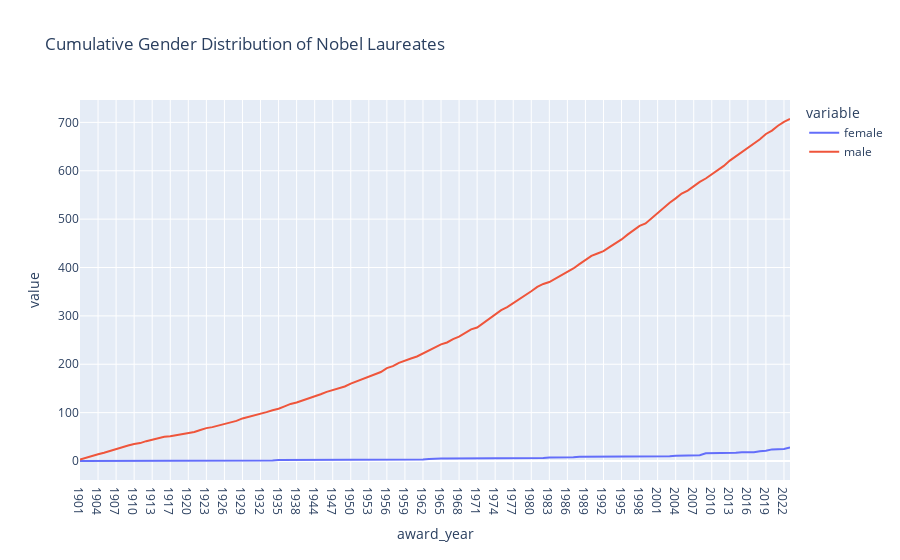

The cell this chart's notebook holds for it:
### Code cell
fig = px.line(gender_cumulative, x=gender_cumulative.index, y=['female', 'male'], title='Cumulative Gender Distribution of Nobel Laureates')
fig.show()

### Figure 1 — Plotly figure (JSON) as saved in the notebook; plotly's stock layout.template omitted (floating-point values rounded to 4 significant figures)
{"data": [{"hovertemplate": "variable=female<br>award_year=%{x}<br>value=%{y}<extra></extra>", "legendgroup": "female", "line": {"color": "#636efa", "dash": "solid"}, "marker": {"symbol": "circle"}, "mode": "lines", "name": "female", "orientation": "v", "showlegend": true, "type": "scatter", "x": ["1901", "1902", "1903", "1904", "1905", "1906", "1907", "1908", "1909", "1910", "1911", "1912", "1913", "1914", "1915", "1917", "1918", "1919", "1920", "1921", "1922", "1923", "1924", "1925", "1926", "1927", "1928", "1929", "1930", "1931", "1932", "1933", "1934", "1935", "1936", "1937", "1938", "1939", "1943", "1944", "1945", "1946", "1947", "1948", "1949", "1950", "1951", "1952", "1953", "1954", "1955", "1956", "1957", "1958", "1959", "1960", "1961", "1962", "1963", "1964", "1965", "1966", "1967", "1968", "1969", "1970", "1971", "1972", "1973", "1974", "1975", "1976", "1977", "1978", "1979", "1980", "1981", "1982", "1983", "1984", "1985", "1986", "1987", "1988", "1989", "1990", "1991", "1992", "1993", "1994", "1995", "1996", "1997", "1998", "1999", "2000", "2001", "2002", "2003", "2004", "2005", "2006", "2007", "2008", "2009", "2010", "2011", "2012", "2013", "2014", "2015", "2016", "2017", "2018", "2019", "2020", "2021", "2022", "2023"], "xaxis": "x", "y": [0, 0, 1, 1, 1, 1, 1, 1, 1, 1, 1, 1, 1, 1, 1, 1, 1, 1, 1, 1, 1, 1, 1, 1, 1, 1, 1, 1, 1, 1, 1, 1, 1, 2, 2, 2, 2, 2, 2, 2, 2, 2, 3, 3, 3, 3, 3, 3, 3, 3, 3, 3, 3, 3, 3, 3, 3, 3, 4, 5, 5, 5, 5, 5, 5, 5, 5, 5, 5, 5, 5, 5, 6, 6, 6, 6, 6, 6, 7, 7, 7, 8, 8, 9, 9, 9, 9, 9, 9, 9, 10, 10, 10, 10, 10, 10, 10, 10, 10, 11, 11, 11, 11, 12, 16, 16, 16, 16, 16, 17, 18, 18, 18, 20, 21, 24, 24, 25, 28], "yaxis": "y"}, {"hovertemplate": "variable=male<br>award_year=%{x}<br>value=%{y}<extra></extra>", "legendgroup": "male", "line": {"color": "#EF553B", "dash": "solid"}, "marker": {"symbol": "circle"}, "mode": "lines", "name": "male", "orientation": "v", "showlegend": true, "type": "scatter", "x": ["1901", "1902", "1903", "1904", "1905", "1906", "1907", "1908", "1909", "1910", "1911", "1912", "1913", "1914", "1915", "1917", "1918", "1919", "1920", "1921", "1922", "1923", "1924", "1925", "1926", "1927", "1928", "1929", "1930", "1931", "1932", "1933", "1934", "1935", "1936", "1937", "1938", "1939", "1943", "1944", "1945", "1946", "1947", "1948", "1949", "1950", "1951", "1952", "1953", "1954", "1955", "1956", "1957", "1958", "1959", "1960", "1961", "1962", "1963", "1964", "1965", "1966", "1967", "1968", "1969", "1970", "1971", "1972", "1973", "1974", "1975", "1976", "1977", "1978", "1979", "1980", "1981", "1982", "1983", "1984", "1985", "1986", "1987", "1988", "1989", "1990", "1991", "1992", "1993", "1994", "1995", "1996", "1997", "1998", "1999", "2000", "2001", "2002", "2003", "2004", "2005", "2006", "2007", "2008", "2009", "2010", "2011", "2012", "2013", "2014", "2015", "2016", "2017", "2018", "2019", "2020", "2021", "2022", "2023"], "xaxis": "x", "y": [3, 7, 11, 14, 17, 21, 24, 28, 32, 35, 37, 41, 44, 47, 50, 51, 53, 55, 58, 60, 64, 68, 70, 73, 76, 80, 83, 88, 91, 94, 98, 101, 105, 108, 113, 118, 121, 125, 129, 133, 138, 143, 147, 150, 154, 160, 165, 170, 174, 180, 184, 192, 196, 203, 208, 212, 216, 222, 229, 234, 241, 245, 252, 257, 265, 272, 276, 285, 294, 302, 312, 318, 326, 334, 343, 351, 360, 366, 370, 377, 383, 391, 398, 407, 415, 424, 429, 434, 442, 450, 458, 468, 477, 486, 491, 502, 514, 525, 534, 543, 553, 559, 568, 577, 584, 593, 602, 610, 621, 630, 638, 647, 657, 665, 676, 683, 693, 701, 707], "yaxis": "y"}], "layout": {"legend": {"title": {"text": "variable"}, "tracegroupgap": 0}, "title": {"text": "Cumulative Gender Distribution of Nobel Laureates"}, "xaxis": {"anchor": "y", "domain": [0, 1], "title": {"text": "award_year"}}, "yaxis": {"anchor": "x", "domain": [0, 1], "title": {"text": "value"}}}}
